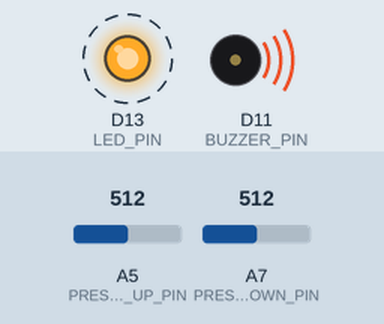
Simulated run of this sketch. Board: Arduino Nano 33 IoT. On the bench: output pins drawn as LEDs (lit = HIGH), buzzer (waves = sounding). Dashed ring = blinking. The inputs (shaded band) are chosen by the test bench; at power-on: A5 (PRESSURE_UP_PIN) = 512, A7 (PRESSURE_DOWN_PIN) = 512. Nothing arrives over Bluetooth unless stated; a phone connects over Bluetooth LE 3 s after start; what the sketch prints to the serial monitor is not drawn.

Above: at 2.5 s.
2.6 s: A5 (PRESSURE_UP_PIN) set to 591
At 3.7 s:
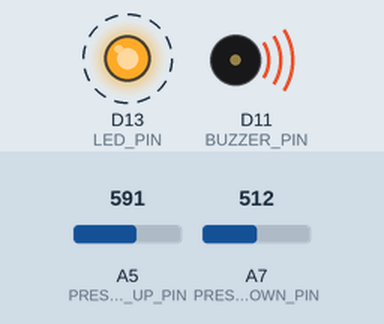
5.6 s: A5 (PRESSURE_UP_PIN) set to 618
At 6.55 s:
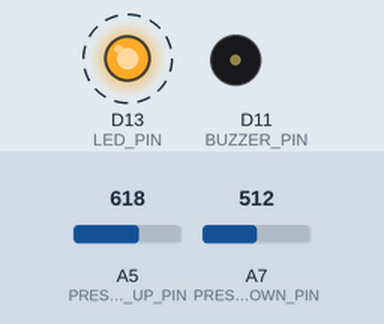
8.6 s: A7 (PRESSURE_DOWN_PIN) set to 112
11.6 s: A7 (PRESSURE_DOWN_PIN) set to 91
At 12.2 s:
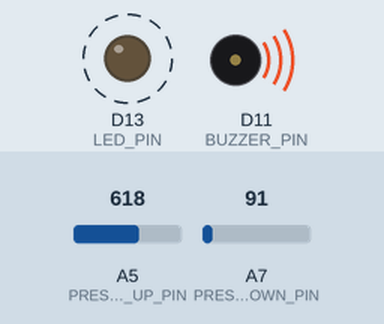
14.6 s: A7 (PRESSURE_DOWN_PIN) set to 55
17.6 s: A7 (PRESSURE_DOWN_PIN) set to 45
Timing chart, 0 to 21.6 s (numbered marks = the images above; inputs shaded):
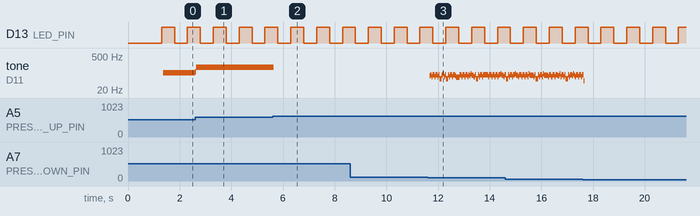

The sketch:

DFpong_controller_2button.ino
```cpp
// /*********************************************************************
//  * DF Pong Controller
//  *
//  * This program implements a Bluetooth Low Energy controller for Pong.
//  * It sends movement data to a central device running in the browser and
//  * provides audio feedback through a buzzer.
//  *
//  * Game Link : https://digitalfuturesocadu.github.io/df-pong/
//  *
//  * Movement Values:
//  * 0 = No movement / Neutral position
//  * 1 = UP movement (paddle moves up)
//  * 2 = DOWN movement (paddle moves down)
//  * 3 = Handshake signal (used for initial connection verification)
//  *
//  * Key Functions:
//  * - handleInput(): Process the inputs to generate the states
//  * - sendMovement(): Sends movement data over BLE (0-3)
//  * - updateBLE(): Handles BLE connection management and updates
//  * - updateBuzzer(): Provides different buzzer patterns for different movements
//  *
//  * Key Variables:
//  * - currentMovement: Stores current movement state (0-2)
//  * - DEVICE_NUMBER: SET THIS TO YOUR ASSIGNED NUMBER (1-25)
//  * - LED_PIN : It is important to see the status of the arduino through the LED.
//       if you can see the built-in add an external one and update the pin it is connected to
//  *

//  *********************************************************************/


#include <ArduinoBLE.h>
#include "ble_functions.h"
#include "buzzer_functions.h"

// ============================================
// IMPORTANT: SET YOUR DEVICE NUMBER HERE (1-25)
// ============================================
const int DEVICE_NUMBER = 3;  // ← CHANGE THIS TO YOUR ASSIGNED NUMBER!
// ============================================

// Device name is generated from device number
String deviceNameStr = "DFPONG-" + String(DEVICE_NUMBER);
const char* deviceName = deviceNameStr.c_str();

// Pin definitions buzzer/LED
const int BUZZER_PIN = 11;       // Pin for haptic feedback buzzer
const int LED_PIN = LED_BUILTIN; // Status LED pin

// Movement state tracking
int currentMovement = 0;         // Current movement value (0=none, 1=up, 2=down)

// Analog pressure sensors
const int PRESSURE_DOWN_PIN = A7;  // Sensor for DOWN movement
const int PRESSURE_UP_PIN   = A5;  // Sensor for UP movement

// ADC and thresholds
const int ADC_MAX = 1023;
const int PRESSURE_THRESHOLD_UP   = 600;               // Tune based on A5 sensor
const int PRESSURE_THRESHOLD_DOWN = 100;               // Tune based on A7 sensor
const int PRESSURE_HYSTERESIS     = ADC_MAX * 0.05;    // Reduce flicker, generated by GPT-5, on Dec 2nd, 2025

// Smoothing buffers (moving averages)
const int SMOOTH_SAMPLES = 5;

// UP sensor smoothing
int upSamples[SMOOTH_SAMPLES] = {0};
int upSampleIndex = 0;
bool upActive = false;   // latched state for UP

// DOWN sensor smoothing
int downSamples[SMOOTH_SAMPLES] = {0};
int downSampleIndex = 0;
bool downActive = false; // latched state for DOWN

void setup()
{
  Serial.begin(9600);
  delay(1000);
  Serial.println("=== DF Pong Controller Starting ===");

  // Configure analog inputs (pinMode optional for analogRead)
  pinMode(PRESSURE_UP_PIN, INPUT);
  pinMode(PRESSURE_DOWN_PIN, INPUT);

  // LED for connection status
  pinMode(LED_PIN, OUTPUT);

  // Initialize BLE and buzzer
  setupBLE(deviceName, DEVICE_NUMBER, LED_PIN);
  setupBuzzer(BUZZER_PIN);

  // Prime smoothing buffers with initial readings
  for (int i = 0; i < SMOOTH_SAMPLES; i++) {
    upSamples[i]   = analogRead(PRESSURE_UP_PIN);
    downSamples[i] = analogRead(PRESSURE_DOWN_PIN);
  }
}

void loop()
{
  updateBLE();
  handleInput();
  sendMovement(currentMovement);
  updateBuzzer(currentMovement);
}

int readSmoothedPressure(int pin, int samples[], int& index) {
  // Simple moving average per sensor
  int raw = analogRead(pin);
  samples[index] = raw;
  index = (index + 1) % SMOOTH_SAMPLES; //Read samples by the index number

  long sum = 0;
  for (int i = 0; i < SMOOTH_SAMPLES; i++) sum += samples[i];
  return (int)(sum / SMOOTH_SAMPLES);
}

void handleInput()
{
  // Read smoothed values
  int upPressure   = readSmoothedPressure(PRESSURE_UP_PIN, upSamples, upSampleIndex);
  int downPressure = readSmoothedPressure(PRESSURE_DOWN_PIN, downSamples, downSampleIndex);

  // Hysteresis levels
  int upOnLevel   = PRESSURE_THRESHOLD_UP;
  int upOffLevel  = PRESSURE_THRESHOLD_UP   - PRESSURE_HYSTERESIS;
  int downOnLevel = PRESSURE_THRESHOLD_DOWN;
  int downOffLevel= PRESSURE_THRESHOLD_DOWN - PRESSURE_HYSTERESIS;

  // UP hysteresis latch (A5)
  if (!upActive && upPressure <= upOnLevel) {
    upActive = true;
  } else if (upActive && upPressure > upOffLevel) {
    upActive = false;
  }

  // DOWN hysteresis latch (A7)
  if (!downActive && downPressure <= downOnLevel) {
    downActive = true;
  } else if (downActive && downPressure > downOffLevel) {
    downActive = false;
  }

  // Resolve movement: prefer a direction if only one is active
  // If both are active (both pressed), treat as no movement to avoid conflict,
  // Idea generated by GPT-5, Dec 2nd, 2025
  if (upActive && !downActive) {
    currentMovement = 1;  // UP movement
  } else if (downActive && !upActive) {
    currentMovement = 2;  // DOWN movement
  } else {
    currentMovement = 0;  // No movement (or both active)
  }

  // Debug prints to help tune thresholds
  Serial.print("UP(A5): ");
  Serial.print(upPressure);
  Serial.print(" | upActive: ");
  Serial.print(upActive);
  Serial.print(" || DOWN(A7): ");
  Serial.print(downPressure);
  Serial.print(" | downActive: ");
  Serial.print(downActive);
  Serial.print(" || currentMovement: ");
  Serial.println(currentMovement);
}
```

ble_functions.h
```cpp
 /* Handshake Process:
 * 1. On connection, controller sends value 3
 * 2. Central device responds with value 3
 * 3. Controller marks handshake as complete
 * 4. Normal movement values (0,1,2) can now be sent
*/


#include <ArduinoBLE.h>

// UUIDs are generated dynamically based on device number
// This ensures each device has a unique service UUID for easy filtering
String serviceUuidStr;
String characteristicUuidStr;
const char* SERVICE_UUID;
const char* CHARACTERISTIC_UUID;

BLEService* pongService = nullptr;
BLEByteCharacteristic* movementCharacteristic = nullptr;

int statusLedPin;
unsigned long lastConnectionAttempt = 0;
unsigned long lastLedToggle = 0;
unsigned long lastNotificationTime = 0;
const unsigned long CONNECTION_RETRY_INTERVAL = 2000;
const unsigned long LED_BLINK_INTERVAL = 500;
const unsigned long MIN_NOTIFICATION_INTERVAL = 20;
bool ledState = false;
bool serviceStarted = false;
bool handshakeComplete = false;

// Buffer for notification management
int lastSentValue = 0;
bool valueChanged = false;

// Strategy 1: Manufacturer data for device identification
// This helps the web app identify DFPONG devices more reliably
const uint8_t manufacturerData[] = {0xDF, 0x01}; // DF = DFPong, 01 = version

void onBLEConnected(BLEDevice central) {
  Serial.print("Connected to central: ");
  Serial.println(central.address());
  digitalWrite(statusLedPin, HIGH);
  handshakeComplete = false;  // Reset handshake state on new connection
  lastSentValue = 3;  // Force initial handshake message
  valueChanged = true;
}

void onBLEDisconnected(BLEDevice central) {
  Serial.print("Disconnected from central: ");
  Serial.println(central.address());
  lastSentValue = 0;
  valueChanged = false;
  handshakeComplete = false;
}

void onCharacteristicWritten(BLEDevice central, BLECharacteristic characteristic) {
  if (characteristic.uuid() == CHARACTERISTIC_UUID) {
    byte value = movementCharacteristic->value();
    if (value == 3) {
      handshakeComplete = true;
    }
  }
}

// Generate unique UUIDs based on device number (1-25)
void generateUUIDs(int deviceNumber) {
  // Base UUIDs (must match JavaScript exactly, ending with "12")
  const String serviceBase = "19b10010-e8f2-537e-4f6c-d104768a12";
  const String characteristicBase = "19b10011-e8f2-537e-4f6c-d104768a12";

  // Calculate unique suffix (base 14 + deviceNumber - 1)
  // Device 1 → 14 (0x0E), Device 2 → 15 (0x0F), etc.
  int suffix = 13 + deviceNumber;

  // Convert to hex string (2 digits, lowercase)
  String hexSuffix = String(suffix, HEX);
  if (hexSuffix.length() == 1) {
    hexSuffix = "0" + hexSuffix;
  }
  hexSuffix.toLowerCase();

  // Generate full UUIDs (must keep strings in memory)
  serviceUuidStr = serviceBase + hexSuffix;
  characteristicUuidStr = characteristicBase + hexSuffix;

  // Store c_str pointers - strings must remain in scope
  SERVICE_UUID = serviceUuidStr.c_str();
  CHARACTERISTIC_UUID = characteristicUuidStr.c_str();

  Serial.print("Device #");
  Serial.println(deviceNumber);
  Serial.print("Service UUID: ");
  Serial.println(SERVICE_UUID);
  Serial.print("Characteristic UUID: ");
  Serial.println(CHARACTERISTIC_UUID);
}

void setupBLE(const char* deviceName, int deviceNumber, int ledPin) {
  statusLedPin = ledPin;
  pinMode(statusLedPin, OUTPUT);

  // Generate unique UUIDs based on device number
  generateUUIDs(deviceNumber);

  // Create BLE service and characteristic with generated UUIDs
  pongService = new BLEService(SERVICE_UUID);
  movementCharacteristic = new BLEByteCharacteristic(CHARACTERISTIC_UUID, BLERead | BLENotify | BLEWrite);

  // Initialize BLE with retry
  for (int i = 0; i < 3; i++) {
    if (BLE.begin()) {
      break;
    }
    delay(500);
    if (i == 2) {
      while (1) {
        digitalWrite(statusLedPin, HIGH);
        delay(100);
        digitalWrite(statusLedPin, LOW);
        delay(100);
      }
    }
  }

  // Reset BLE state
  BLE.disconnect();
  delay(100);
  BLE.stopAdvertise();
  delay(100);


  // Configure BLE parameters
  BLE.setEventHandler(BLEConnected, onBLEConnected);
  BLE.setEventHandler(BLEDisconnected, onBLEDisconnected);
  movementCharacteristic->setEventHandler(BLEWritten, onCharacteristicWritten);

  BLE.setLocalName(deviceName);
  BLE.setAdvertisedServiceUuid(pongService->uuid());

  // Strategy 1: Optimized connection parameters for crowded environments
  // Longer intervals reduce radio congestion
  BLE.setConnectionInterval(12, 24);  // 15-30ms (was 8-16, now more conservative)
  BLE.setPairable(false);
  BLE.setAdvertisingInterval(160);    // 100ms (was 80ms, reduces collisions)

  // Strategy 1: Add manufacturer data for better device identification
  BLE.setManufacturerData(manufacturerData, sizeof(manufacturerData));

  pongService->addCharacteristic(*movementCharacteristic);
  BLE.addService(*pongService);

  movementCharacteristic->writeValue(0);
  delay(100);

  serviceStarted = true;
  BLE.advertise();
  Serial.println("BLE setup complete - Advertising started");
}

bool isConnected() {
  return serviceStarted && BLE.connected() && movementCharacteristic->subscribed() && handshakeComplete;
}void updateLED() {
  if (!isConnected()) {
    unsigned long currentTime = millis();
    if (currentTime - lastLedToggle >= LED_BLINK_INTERVAL) {
      ledState = !ledState;
      digitalWrite(statusLedPin, ledState);
      lastLedToggle = currentTime;
    }
  }
}

void updateBLE() {
  BLE.poll();
  updateLED();
}

void sendMovement(int movement) {
  if (!BLE.connected() || !movementCharacteristic->subscribed()) {
    return;
  }

  // If not handshake complete, keep sending handshake message
  if (!handshakeComplete) {
    movement = 3;
  }

  unsigned long currentTime = millis();

  // Check if value has changed
  if (movement != lastSentValue) {
    valueChanged = true;
  }

  // Only send if value changed and enough time has passed
  if (valueChanged && (currentTime - lastNotificationTime >= MIN_NOTIFICATION_INTERVAL)) {
    if (movementCharacteristic->writeValue(movement)) {
      lastSentValue = movement;
      lastNotificationTime = currentTime;
      valueChanged = false;
    }
  }
}
```

buzzer_functions.h
```cpp
#include <Arduino.h>

// Buzzer variables
int buzzerPin;
bool buzzerState = false;
unsigned long previousMillis = 0;

void setupBuzzer(int pin) {
  buzzerPin = pin;
  pinMode(buzzerPin, OUTPUT);
  digitalWrite(buzzerPin, LOW);
}

void updateBuzzer(int state) {
  unsigned long currentMillis = millis();
  int interval;

  switch(state) {
    case 1:  // UP movement
      interval = 5;  // 5ms interval
      if (currentMillis - previousMillis >= interval) {
        previousMillis = currentMillis;
        buzzerState = !buzzerState;
        digitalWrite(buzzerPin, buzzerState);
      }
      break;

    case 2:  // DOWN movement
      interval = 15;  // 15ms interval
      if (currentMillis - previousMillis >= interval) {
        previousMillis = currentMillis;
        buzzerState = !buzzerState;
        digitalWrite(buzzerPin, buzzerState);
      }
      break;

    default:  // No movement (state 0)
      digitalWrite(buzzerPin, LOW);
      buzzerState = false;
      break;
  }
}
```

Measured:
- the behaviour switches between 600 and 601 on A5 (PRESSURE_UP_PIN) (found by bisection; images 1 and 2)
- the behaviour switches between 101 and 100 on A7 (PRESSURE_DOWN_PIN) (found by bisection; images 2 and 3)
- after the input at 2.6 s, tone on D11 (BUZZER_PIN): 101 Hz → 112 Hz at once, → 174 Hz 0.04 s later
- after the input at 5.6 s, tone on D11 (BUZZER_PIN): 174 Hz → silent at once
- after the input at 11.6 s, tone on D11 (BUZZER_PIN): plays 76 Hz for 0.04 s, 83 Hz for 0.04 s, 71 Hz for 0.04 s, 83 Hz for 0.08 s, 71 Hz for 0.04 s, 83 Hz for 0.08 s … (51 notes in this stretch), starting after 0.07 s
- by itself, D13 (LED_PIN): alternates HIGH for 0.50 s and LOW for 0.50 s
